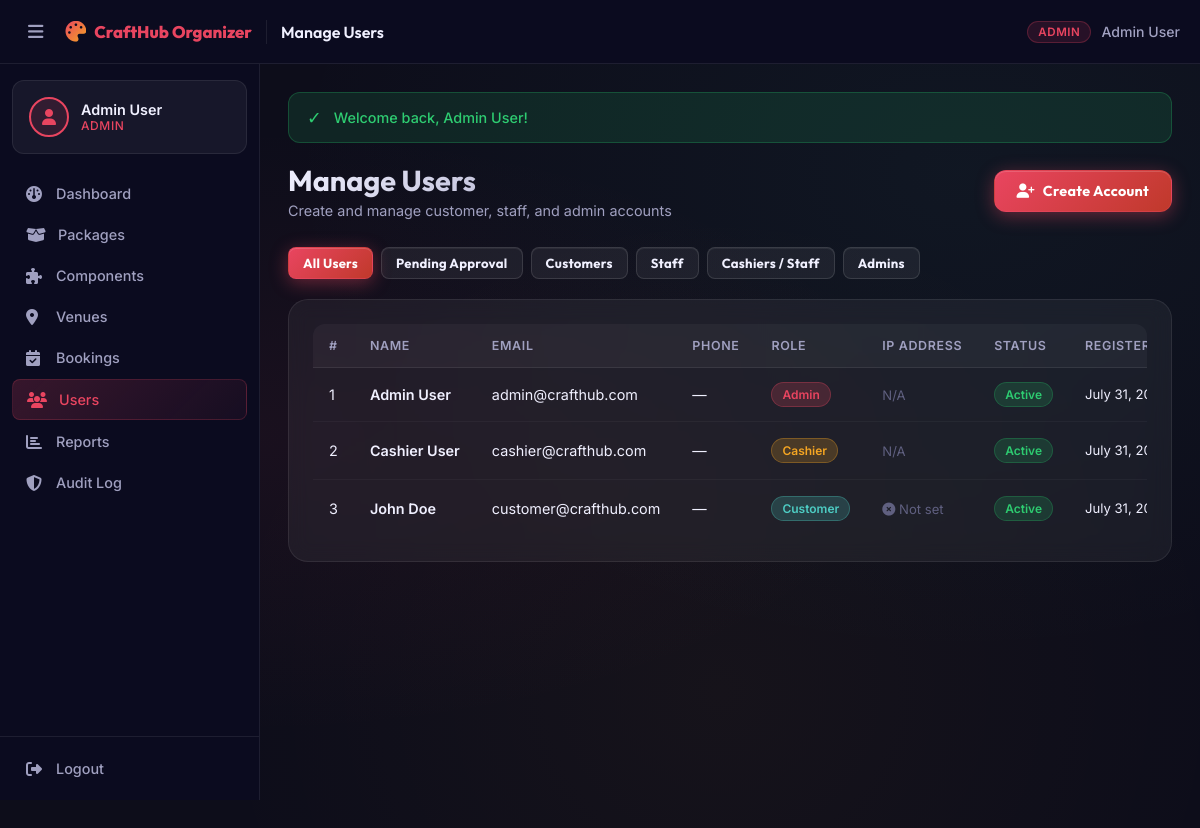
The page /admin/users.php (signed in) on the database its author committed.
### tables this page shows
CREATE TABLE IF NOT EXISTS users (
    user_id INT AUTO_INCREMENT PRIMARY KEY,
    name VARCHAR(100) NOT NULL,
    email VARCHAR(100) UNIQUE NOT NULL,
    password VARCHAR(255) NOT NULL,
    contact_no VARCHAR(20),
    address TEXT,
    ip_address VARCHAR(45) NULL,                            
    role ENUM('customer','staff','cashier','admin') DEFAULT 'customer',
    security_question VARCHAR(255),
    security_answer_hash VARCHAR(255),
    status ENUM('active','inactive') DEFAULT 'active',
    created_at TIMESTAMP DEFAULT CURRENT_TIMESTAMP
);

### admin/users.php (the view, shortened to what this page needs)
<?php
require_once __DIR__ . '/../includes/header.php';
$db = getDB();
$roleFilter = sanitize($_GET['role'] ?? 'all');
$allowed = ['all','pending','customer','staff','cashier','admin'];
$pendingCount = (int)$db->query("SELECT COUNT(*) FROM users WHERE status = 'inactive' AND role = 'customer'")->fetchColumn();
$sql = "SELECT * FROM users";
$sql .= " ORDER BY (status = 'inactive') DESC, FIELD(role,'admin','staff','cashier','customer'), created_at DESC";
$users = $db->query($sql)->fetchAll();
?>
<?php require_once __DIR__ . '/../includes/navbar.php'; ?>
<div class="page-header">
    <div>
        <h1>Manage Users</h1>
        <p>Create and manage customer, staff, and admin accounts</p>
    </div>
    <button class="btn btn-primary" data-modal="createUserModal">
        <i class="fa-solid fa-user-plus"></i> Create Account
    </button>
</div>
<div style="display:flex;gap:8px;margin-bottom:20px;flex-wrap:wrap;">
    <?php
    $labels = [
        'all'      => 'All Users',
        'pending'  => 'Pending Approval' . ($pendingCount > 0 ? " ({$pendingCount})" : ''),
        'customer' => 'Customers',
        'staff'    => 'Staff',
        'cashier'  => 'Cashiers / Staff',
        'admin'    => 'Admins'
    ];
    foreach ($allowed as $r):
        $active = ($roleFilter === $r);
        $btnClass = $active ? 'btn-primary' : ($r === 'pending' && $pendingCount > 0 ? 'btn-warning' : 'btn-secondary');
    ?>
        <a href="?role=<?= $r ?>" class="btn btn-sm <?= $btnClass ?>">
            <?= $labels[$r] ?>
        </a>
    <?php endforeach; ?>
</div>
<div class="card">
    <div class="table-wrapper">
        <table class="table" id="usersTable">
            <thead>
                <tr>
                    <th>#</th>
                    <th>Name</th>
                    <th>Email</th>
                    <th>Phone</th>
                    <th>Role</th>
                    <th>IP Address</th>
                    <th>Status</th>
                    <th>Registered</th>
                </tr>
            </thead>
            <tbody>
                <?php foreach ($users as $u): ?>
                <tr style="<?= $u['status'] === 'inactive' ? 'background:rgba(245,166,35,0.04);' : '' ?>">
                    <td><?= $u['user_id'] ?></td>
                    <td>
                        <div style="font-weight:600;"><?= htmlspecialchars($u['name']) ?></div>
                    </td>
                    <td><?= htmlspecialchars($u['email']) ?></td>
                    <td><?= htmlspecialchars($u['contact_no'] ?? '—') ?></td>
                    <td>
                        <?php
                        $roleColors = ['admin'=>'danger','staff'=>'warning','cashier'=>'warning','customer'=>'info'];
                        $rc = $roleColors[$u['role']] ?? 'secondary';
                        ?>
                        <span class="badge badge-<?= $rc ?>"><?= ucfirst($u['role']) ?></span>
                    </td>
                    <td>
                        <?php if ($u['role'] === 'customer'): ?>
                            <?php if (!empty($u['ip_address'])): ?>
                                <code style="font-size:0.78rem;color:var(--accent-teal);"><?= htmlspecialchars($u['ip_address']) ?></code>
                                <form method="POST" style="display:inline;margin-left:6px;">
                                    <input type="hidden" name="action" value="reset_ip">
                                    <input type="hidden" name="user_id" value="<?= $u['user_id'] ?>">
                                    <button type="submit" class="btn btn-warning btn-sm" title="Reset IP — allow login from new device"
                                            data-confirm="Reset IP for <?= htmlspecialchars($u['name']) ?>? They can then log in from any device once.">
                                        <i class="fa-solid fa-rotate"></i>
                                    </button>
                                </form>
                            <?php else: ?>
                                <span style="color:var(--text-muted);font-size:0.82rem;"><i class="fa-solid fa-circle-xmark"></i> Not set</span>
                            <?php endif; ?>
                        <?php else: ?>
                            <span style="color:var(--text-muted);font-size:0.82rem;">N/A</span>
                        <?php endif; ?>
                    </td>
                    <td>
                        <?php if ($u['status'] === 'inactive'): ?>
                            <span class="badge badge-warning" style="display:inline-flex;align-items:center;gap:4px;background:rgba(245,166,35,0.18);color:#f5a623;border:1px solid rgba(245,166,35,0.35);">
                                <i class="fa-solid fa-clock"></i> Pending Approval
                            </span>
                        <?php else: ?>
                            <form method="POST" style="display:inline;">
                                <button type="submit" class="badge badge-success"
                                        style="border:none;cursor:pointer;background:none;padding:0;">
                                    <?= statusBadge('active') ?>
                                </button>
                            </form>
                        <?php endif; ?>
                    </td>
                    <td style="font-size:0.82rem;"><?= formatDate($u['created_at']) ?></td>
                </tr>
                <?php endforeach; ?>
            </tbody>
        </table>
    </div>
</div>
<?php require_once __DIR__ . '/../includes/footer.php'; ?>

### includes/functions.php (shortened to what this page needs)
<?php
function sanitize(string $input): string {
    return htmlspecialchars(strip_tags(trim($input)), ENT_QUOTES, 'UTF-8');
}
function getFlash(): ?array {
    if (isset($_SESSION['flash'])) {
        $flash = $_SESSION['flash'];
        return $flash;
    }
    return null;
}
function displayFlash(): void {
    $flash = getFlash();
    if ($flash) {
        $type    = htmlspecialchars($flash['type']);
        $message = htmlspecialchars($flash['message']);
        $icons   = ['success' => '✓', 'error' => '✗', 'warning' => '⚠', 'info' => 'ℹ'];
        $icon    = $icons[$type] ?? 'ℹ';
        echo "<div class=\"alert alert-{$type}\"><span class=\"alert-icon\">{$icon}</span> {$message}</div>";
    }
}
function statusBadge(?string $status): string {
    $statusStr = $status ?? 'unknown';
    $map = [
        'active'      => 'success',
        'available'   => 'success',
        'confirmed'   => 'success',
        'completed'   => 'info',
        'paid'        => 'success',
        'pending'     => 'warning',
        'partial'     => 'warning',
        'unpaid'      => 'danger',
        'inactive'    => 'secondary',
        'cancelled'   => 'danger',
        'maintenance' => 'warning',
        'banned'      => 'danger',
    ];
    $class = $map[strtolower($statusStr)] ?? 'secondary';
    return "<span class=\"badge badge-{$class}\">" . ucfirst($statusStr) . "</span>";
}
function formatDate(string $date): string {
    return date('F j, Y', strtotime($date));
}

### rows shown on the page
users: user_id "1", name "Admin User", email "admin@crafthub.com", contact_no "—", role "Admin", shows "N/A", created_at "July 31,…"
users: user_id "2", name "Cashier User", email "cashier@crafthub.com", contact_no "—", role "Cashier", shows "N/A", created_at "July 31,…"
users: user_id "3", name "John Doe", email "customer@crafthub.com", contact_no "—", role "Customer", shows "Not set", created_at "July 31,…"

### other values the page prints
$_SESSION['user_name'] "Admin User"
$roleLabel "ADMIN"
$link['label'] "Dashboard"
$link['label'] "Packages"
$link['label'] "Components"
$link['label'] "Venues"
$link['label'] "Bookings"
$link['label'] "Users"
$link['label'] "Reports"
$link['label'] "Audit Log"
APP_NAME "CraftHub Organizer"
explode(' | ', $pageTitle)[0] "Manage Users"
$icon "✓"
$message "Welcome back, Admin User!"
$labels[$r] "All Users"
